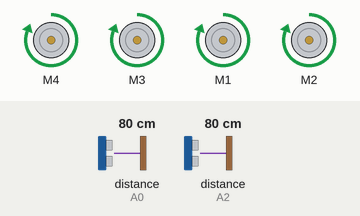
Bench run of a sketch on a simulated Arduino Uno, built with avr-gcc and run on an emulated ATmega328P. Parts: 4 × DC motor (green arrow = forward, orange = backward, longer = faster). Inputs (shaded band) come from the test bench; at power-on: distance to the obstacle (sensors on A0, A2) 80 cm. The echo pulse lasts 58.3 µs per cm.

Above: at 3.2 s.
3.3 s: distance to the obstacle (sensor on A0) set to 23 cm
4.8 s: distance to the obstacle (sensor on A0) set to 19 cm
At 5.4 s:
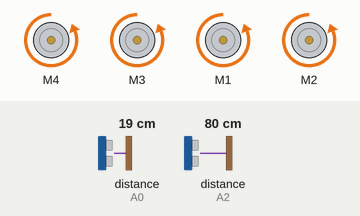
7.8 s: distance to the obstacle (sensor on A2) set to 2 cm
At 10.0 s:
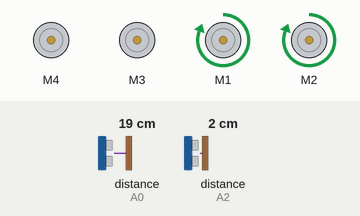
10.8 s: distance to the obstacle (sensor on A2) set to 35 cm
At 11.8 s:
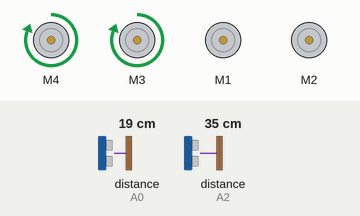
13.5 s: distance to the obstacle (sensor on A2) set to 4 cm
Timing chart, 0 to 17.5 s (numbered marks = the images above; inputs shaded):
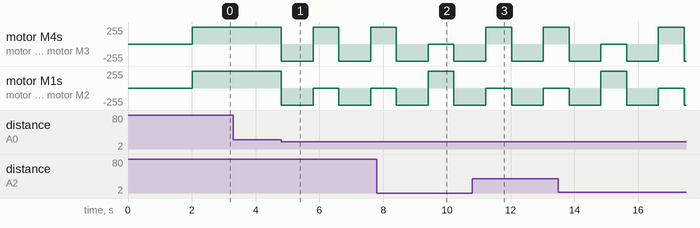

The sketch:

projeto1.ino
```cpp
#include <NewPing.h>
#include <AFMotor.h> //Adafruit Motor Shield


#define TRIGGER_PIN_1 A1
#define ECHO_PIN_1 A0
#define TRIGGER_PIN_2 A3
#define ECHO_PIN_2 A2
#define MAX_DISTANCE 200

NewPing sonar_1(TRIGGER_PIN_1, ECHO_PIN_1, MAX_DISTANCE);
NewPing sonar_2(TRIGGER_PIN_2, ECHO_PIN_2, MAX_DISTANCE);

  AF_DCMotor  motorFL(1);
  AF_DCMotor  motorFR(4);
  AF_DCMotor  motorBL(2);
  AF_DCMotor  motorBR(3);

int ativa = 0;

void setup() {

  delay(2000);

  Serial.begin(115200);

  // VELOCIDADE DOS MOTORES
  motorFR.setSpeed(255);
  motorBR.setSpeed(255);
  motorFL.setSpeed(255);
  motorBL.setSpeed(255);


  // INICIAM PARADOS
  motorFR.run(RELEASE);
  motorBR.run(RELEASE);
  motorFL.run(RELEASE);
  motorBL.run(RELEASE);


}

void loop() {

  if(sonar_1.ping_cm() > 20 || sonar_1.ping_cm() == 0){

   moveForward();

  }


  else{
    halt();
    moveBackward();
    delay(1000);
    moveRight();
    delay(800);
    halt();

  }

   if(sonar_2.ping_cm() > 20 || sonar_2.ping_cm() == 0){

   moveForward();

  }

  else{

    halt();
    moveBackward();
    delay(1000);
    moveLeft();
    delay(800);
    halt();

  }

}
  void moveForward() {

    motorBL.run(FORWARD);
    motorFL.run(FORWARD);
    motorBR.run(FORWARD);
    motorFR.run(FORWARD);

  }

  void moveBackward() {
    motorBL.run(BACKWARD);
    motorFL.run(BACKWARD);
    motorBR.run(BACKWARD);
    motorFR.run(BACKWARD);
  }

  void moveRight() {
    motorBL.run(RELEASE);
    motorFL.run(RELEASE);
    motorBR.run(FORWARD);
    motorFR.run(FORWARD);
  }

  void moveLeft() {
    motorBR.run(RELEASE);
    motorFR.run(RELEASE);
    motorBL.run(FORWARD);
    motorFL.run(FORWARD);
  }

  void halt() {
    motorBL.run(RELEASE);
    motorBR.run(RELEASE);
    motorFL.run(RELEASE);
    motorFR.run(RELEASE);
  }

  void twooccuped(){
    halt();
    delay(100);
    moveBackward();
    delay(2000);
    halt();
  }
```

Measured:
- the behaviour switches between 21 and 20 cm on distance to the obstacle (sensor on A0) (found by bisection; images 0 and 1)
- after the input at 3.3 s, every drawn part: stays the same
- after the input at 4.8 s, motor M4, motor M3: alternates forward 255/255 for 0.81 s and backward 255/255 for 1.0 s, starting at once; motor M1, motor M2: alternates backward 255/255 for 1.0 s and stopped for 0.81 s, starting at once
